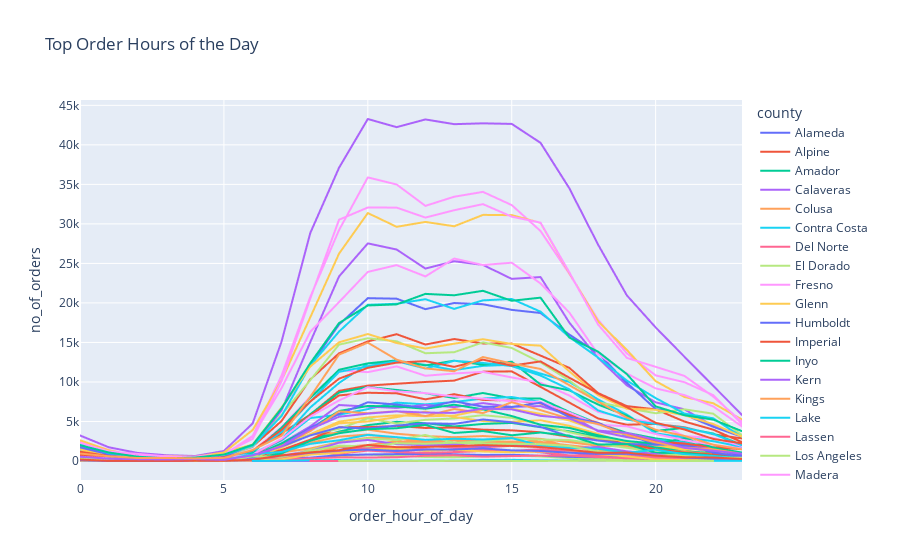

The code cell stored with this chart in its notebook:
### Markdown cell above
# High Times by County

### Code cell
px.line(df.groupby(['order_hour_of_day', 'county'], as_index=False)['order_id'].count().rename(columns= {'order_id' : 'no_of_orders'}), 
        x='order_hour_of_day', 
        y='no_of_orders', 
        color= 'county', 
        title= 'Top Order Hours of the Day')

### Figure 1 — Plotly figure (JSON) as saved in the notebook; plotly's stock layout.template omitted (floating-point values rounded to 4 significant figures)
{"data": [{"hovertemplate": "county=Alameda<br>order_hour_of_day=%{x}<br>no_of_orders=%{y}<extra></extra>", "legendgroup": "Alameda", "line": {"color": "#636efa", "dash": "solid"}, "mode": "lines", "name": "Alameda", "showlegend": true, "type": "scattergl", "x": [0, 1, 2, 3, 4, 5, 6, 7, 8, 9, 10, 11, 12, 13, 14, 15, 16, 17, 18, 19, 20, 21, 22, 23], "xaxis": "x", "y": [137, 39, 73, 44, 37, 37, 118, 235, 846, 1741, 1675, 1483, 1348, 1457, 1277, 1288, 1111, 659, 621, 587, 417, 279, 286, 190], "yaxis": "y"}, {"hovertemplate": "county=Alpine<br>order_hour_of_day=%{x}<br>no_of_orders=%{y}<extra></extra>", "legendgroup": "Alpine", "line": {"color": "#EF553B", "dash": "solid"}, "mode": "lines", "name": "Alpine", "showlegend": true, "type": "scattergl", "x": [0, 1, 2, 3, 4, 5, 6, 7, 8, 9, 10, 11, 12, 13, 14, 15, 16, 17, 18, 19, 20, 21, 22, 23], "xaxis": "x", "y": [957, 376, 139, 64, 67, 433, 1372, 3478, 5868, 8872, 9538, 9774, 10000, 10172, 11306, 11338, 9379, 7394, 5380, 4590, 4688, 4269, 3380, 2855], "yaxis": "y"}, {"hovertemplate": "county=Amador<br>order_hour_of_day=%{x}<br>no_of_orders=%{y}<extra></extra>", "legendgroup": "Amador", "line": {"color": "#00cc96", "dash": "solid"}, "mode": "lines", "name": "Amador", "showlegend": true, "type": "scattergl", "x": [0, 1, 2, 3, 4, 5, 6, 7, 8, 9, 10, 11, 12, 13, 14, 15, 16, 17, 18, 19, 20, 21, 22, 23], "xaxis": "x", "y": [692, 383, 377, 127, 192, 326, 867, 2704, 5926, 8663, 9361, 8989, 8574, 7977, 8603, 7934, 7899, 6205, 4735, 3560, 2862, 2384, 1657, 1074], "yaxis": "y"}, {"hovertemplate": "county=Calaveras<br>order_hour_of_day=%{x}<br>no_of_orders=%{y}<extra></extra>", "legendgroup": "Calaveras", "line": {"color": "#ab63fa", "dash": "solid"}, "mode": "lines", "name": "Calaveras", "showlegend": true, "type": "scattergl", "x": [0, 1, 2, 3, 4, 5, 6, 7, 8, 9, 10, 11, 12, 13, 14, 15, 16, 17, 18, 19, 20, 21, 22, 23], "xaxis": "x", "y": [3231, 1736, 1022, 730, 634, 1261, 4765, 15081, 28844, 37102, 43270, 42237, 43214, 42617, 42722, 42650, 40259, 34510, 27374, 20950, 16900, 13187, 9511, 5821], "yaxis": "y"}, {"hovertemplate": "county=Colusa<br>order_hour_of_day=%{x}<br>no_of_orders=%{y}<extra></extra>", "legendgroup": "Colusa", "line": {"color": "#FFA15A", "dash": "solid"}, "mode": "lines", "name": "Colusa", "showlegend": true, "type": "scattergl", "x": [0, 1, 2, 3, 4, 5, 6, 7, 8, 9, 10, 11, 12, 13, 14, 15, 16, 17, 18, 19, 20, 21, 22, 23], "xaxis": "x", "y": [221, 168, 105, 70, 92, 122, 235, 918, 2308, 3082, 3350, 2968, 2400, 2682, 2608, 2086, 2777, 1796, 1252, 1172, 969, 704, 715, 359], "yaxis": "y"}, {"hovertemplate": "county=Contra Costa<br>order_hour_of_day=%{x}<br>no_of_orders=%{y}<extra></extra>", "legendgroup": "Contra Costa", "line": {"color": "#19d3f3", "dash": "solid"}, "mode": "lines", "name": "Contra Costa", "showlegend": true, "type": "scattergl", "x": [0, 1, 2, 3, 4, 5, 6, 7, 8, 9, 10, 11, 12, 13, 14, 15, 16, 17, 18, 19, 20, 21, 22, 23], "xaxis": "x", "y": [317, 138, 101, 121, 105, 168, 855, 2585, 5438, 5864, 6565, 7388, 7164, 7461, 7903, 8099, 7462, 6039, 4751, 3163, 2701, 2337, 1557, 709], "yaxis": "y"}, {"hovertemplate": "county=Del Norte<br>order_hour_of_day=%{x}<br>no_of_orders=%{y}<extra></extra>", "legendgroup": "Del Norte", "line": {"color": "#FF6692", "dash": "solid"}, "mode": "lines", "name": "Del Norte", "showlegend": true, "type": "scattergl", "x": [0, 1, 2, 3, 5, 6, 7, 8, 9, 10, 11, 12, 13, 14, 15, 16, 17, 18, 19, 20, 21, 22, 23], "xaxis": "x", "y": [150, 33, 69, 19, 46, 94, 509, 1102, 1351, 1741, 1597, 1427, 1398, 1309, 1290, 1488, 1163, 619, 880, 371, 489, 208, 196], "yaxis": "y"}, {"hovertemplate": "county=El Dorado<br>order_hour_of_day=%{x}<br>no_of_orders=%{y}<extra></extra>", "legendgroup": "El Dorado", "line": {"color": "#B6E880", "dash": "solid"}, "mode": "lines", "name": "El Dorado", "showlegend": true, "type": "scattergl", "x": [0, 1, 2, 3, 4, 6, 7, 8, 9, 10, 11, 12, 13, 14, 15, 16, 17, 18, 19, 20, 21, 22, 23], "xaxis": "x", "y": [30, 7, 20, 18, 19, 32, 161, 392, 683, 799, 661, 509, 480, 578, 710, 586, 355, 235, 232, 160, 139, 201, 85], "yaxis": "y"}, {"hovertemplate": "county=Fresno<br>order_hour_of_day=%{x}<br>no_of_orders=%{y}<extra></extra>", "legendgroup": "Fresno", "line": {"color": "#FF97FF", "dash": "solid"}, "mode": "lines", "name": "Fresno", "showlegend": true, "type": "scattergl", "x": [0, 1, 2, 3, 4, 5, 6, 7, 8, 9, 10, 11, 12, 13, 14, 15, 16, 17, 18, 19, 20, 21, 22, 23], "xaxis": "x", "y": [2541, 1416, 614, 396, 561, 792, 3185, 10776, 20758, 29222, 35880, 34986, 32280, 33435, 34050, 32376, 29101, 23690, 17860, 13617, 10834, 9968, 8336, 4646], "yaxis": "y"}, {"hovertemplate": "county=Glenn<br>order_hour_of_day=%{x}<br>no_of_orders=%{y}<extra></extra>", "legendgroup": "Glenn", "line": {"color": "#FECB52", "dash": "solid"}, "mode": "lines", "name": "Glenn", "showlegend": true, "type": "scattergl", "x": [0, 1, 2, 3, 4, 5, 6, 7, 8, 9, 10, 11, 12, 13, 14, 15, 16, 17, 18, 19, 20, 21, 22, 23], "xaxis": "x", "y": [2621, 1355, 615, 646, 551, 1074, 3925, 10167, 18173, 26237, 31370, 29629, 30249, 29698, 31136, 31107, 30130, 23786, 17668, 14053, 10108, 8101, 7306, 5244], "yaxis": "y"}, {"hovertemplate": "county=Humboldt<br>order_hour_of_day=%{x}<br>no_of_orders=%{y}<extra></extra>", "legendgroup": "Humboldt", "line": {"color": "#636efa", "dash": "solid"}, "mode": "lines", "name": "Humboldt", "showlegend": true, "type": "scattergl", "x": [0, 1, 2, 3, 4, 5, 6, 7, 8, 9, 10, 11, 12, 13, 14, 15, 16, 17, 18, 19, 20, 21, 22, 23], "xaxis": "x", "y": [28, 17, 7, 12, 14, 24, 100, 301, 421, 749, 825, 868, 886, 845, 766, 778, 682, 524, 477, 359, 210, 178, 139, 84], "yaxis": "y"}, {"hovertemplate": "county=Imperial<br>order_hour_of_day=%{x}<br>no_of_orders=%{y}<extra></extra>", "legendgroup": "Imperial", "line": {"color": "#EF553B", "dash": "solid"}, "mode": "lines", "name": "Imperial", "showlegend": true, "type": "scattergl", "x": [0, 1, 2, 3, 4, 5, 6, 7, 8, 9, 10, 11, 12, 13, 14, 15, 16, 17, 18, 19, 20, 21, 22, 23], "xaxis": "x", "y": [1181, 656, 540, 233, 354, 491, 1849, 5053, 10329, 13625, 15130, 16044, 14735, 15435, 14875, 14866, 13338, 11787, 8596, 6945, 6531, 4992, 3967, 2391], "yaxis": "y"}, {"hovertemplate": "county=Inyo<br>order_hour_of_day=%{x}<br>no_of_orders=%{y}<extra></extra>", "legendgroup": "Inyo", "line": {"color": "#00cc96", "dash": "solid"}, "mode": "lines", "name": "Inyo", "showlegend": true, "type": "scattergl", "x": [0, 1, 2, 3, 4, 5, 6, 7, 8, 9, 10, 11, 12, 13, 14, 15, 16, 17, 18, 19, 20, 21, 22, 23], "xaxis": "x", "y": [454, 283, 147, 148, 100, 109, 665, 1270, 2688, 3718, 4537, 4951, 4785, 4368, 4689, 4815, 4272, 3754, 3083, 2251, 1746, 1230, 992, 635], "yaxis": "y"}, {"hovertemplate": "county=Kern<br>order_hour_of_day=%{x}<br>no_of_orders=%{y}<extra></extra>", "legendgroup": "Kern", "line": {"color": "#ab63fa", "dash": "solid"}, "mode": "lines", "name": "Kern", "showlegend": true, "type": "scattergl", "x": [0, 1, 2, 3, 4, 5, 6, 7, 8, 9, 10, 11, 12, 13, 14, 15, 16, 17, 18, 19, 20, 21, 22, 23], "xaxis": "x", "y": [1840, 987, 309, 362, 435, 570, 1770, 6384, 15049, 23351, 27533, 26757, 24346, 25273, 24811, 23046, 23273, 17509, 13035, 9569, 7421, 6531, 4444, 3330], "yaxis": "y"}, {"hovertemplate": "county=Kings<br>order_hour_of_day=%{x}<br>no_of_orders=%{y}<extra></extra>", "legendgroup": "Kings", "line": {"color": "#FFA15A", "dash": "solid"}, "mode": "lines", "name": "Kings", "showlegend": true, "type": "scattergl", "x": [0, 1, 2, 3, 4, 5, 6, 7, 8, 9, 10, 11, 12, 13, 14, 15, 16, 17, 18, 19, 20, 21, 22, 23], "xaxis": "x", "y": [118, 127, 61, 40, 50, 80, 678, 1882, 3338, 3576, 3965, 3449, 3154, 3013, 3160, 2976, 2801, 2393, 1920, 1877, 1404, 1165, 873, 408], "yaxis": "y"}, {"hovertemplate": "county=Lake<br>order_hour_of_day=%{x}<br>no_of_orders=%{y}<extra></extra>", "legendgroup": "Lake", "line": {"color": "#19d3f3", "dash": "solid"}, "mode": "lines", "name": "Lake", "showlegend": true, "type": "scattergl", "x": [0, 1, 2, 3, 4, 5, 6, 7, 8, 9, 10, 11, 12, 13, 14, 15, 16, 17, 18, 19, 20, 21, 22, 23], "xaxis": "x", "y": [915, 425, 319, 226, 258, 233, 919, 2729, 6774, 9870, 12328, 12623, 12164, 11509, 12038, 12179, 11066, 10002, 7787, 5868, 3509, 2977, 2508, 1779], "yaxis": "y"}, {"hovertemplate": "county=Lassen<br>order_hour_of_day=%{x}<br>no_of_orders=%{y}<extra></extra>", "legendgroup": "Lassen", "line": {"color": "#FF6692", "dash": "solid"}, "mode": "lines", "name": "Lassen", "showlegend": true, "type": "scattergl", "x": [0, 1, 2, 3, 4, 5, 6, 7, 8, 9, 10, 11, 12, 13, 14, 15, 16, 17, 18, 19, 20, 21, 22, 23], "xaxis": "x", "y": [122, 27, 69, 4, 14, 32, 128, 478, 955, 1253, 1329, 1553, 1894, 1708, 1728, 1927, 2087, 1958, 1135, 1027, 424, 223, 228, 232], "yaxis": "y"}, {"hovertemplate": "county=Los Angeles<br>order_hour_of_day=%{x}<br>no_of_orders=%{y}<extra></extra>", "legendgroup": "Los Angeles", "line": {"color": "#B6E880", "dash": "solid"}, "mode": "lines", "name": "Los Angeles", "showlegend": true, "type": "scattergl", "x": [0, 1, 2, 3, 4, 5, 6, 7, 8, 9, 10, 11, 12, 13, 14, 15, 16, 17, 18, 19, 20, 21, 22, 23], "xaxis": "x", "y": [1591, 974, 367, 326, 349, 521, 1854, 5827, 10225, 14727, 15528, 15149, 13635, 13767, 15005, 14302, 12483, 10189, 7447, 6695, 6041, 6540, 5986, 3268], "yaxis": "y"}, {"hovertemplate": "county=Madera<br>order_hour_of_day=%{x}<br>no_of_orders=%{y}<extra></extra>", "legendgroup": "Madera", "line": {"color": "#FF97FF", "dash": "solid"}, "mode": "lines", "name": "Madera", "showlegend": true, "type": "scattergl", "x": [0, 1, 2, 3, 4, 5, 6, 7, 8, 9, 10, 11, 12, 13, 14, 15, 16, 17, 18, 19, 20, 21, 22, 23], "xaxis": "x", "y": [1112, 467, 215, 289, 247, 283, 1263, 4276, 8125, 11452, 11245, 11967, 10784, 11073, 11279, 10575, 9907, 8285, 6213, 5451, 4814, 3153, 2923, 1897], "yaxis": "y"}, {"hovertemplate": "county=Marin<br>order_hour_of_day=%{x}<br>no_of_orders=%{y}<extra></extra>", "legendgroup": "Marin", "line": {"color": "#FECB52", "dash": "solid"}, "mode": "lines", "name": "Marin", "showlegend": true, "type": "scattergl", "x": [0, 1, 2, 3, 4, 5, 6, 7, 8, 9, 10, 11, 12, 13, 14, 15, 16, 17, 18, 19, 20, 21, 22, 23], "xaxis": "x", "y": [392, 271, 198, 43, 377, 150, 730, 2058, 3386, 4979, 5513, 5780, 5663, 5739, 6496, 6624, 5964, 5130, 3851, 3373, 2105, 1636, 1199, 829], "yaxis": "y"}, {"hovertemplate": "county=Mariposa<br>order_hour_of_day=%{x}<br>no_of_orders=%{y}<extra></extra>", "legendgroup": "Mariposa", "line": {"color": "#636efa", "dash": "solid"}, "mode": "lines", "name": "Mariposa", "showlegend": true, "type": "scattergl", "x": [0, 1, 2, 3, 4, 5, 6, 7, 8, 9, 10, 11, 12, 13, 14, 15, 16, 17, 18, 19, 20, 21, 22, 23], "xaxis": "x", "y": [1700, 858, 722, 380, 449, 602, 1981, 6605, 12120, 17263, 20601, 20535, 19212, 19989, 19834, 19123, 18726, 15996, 13631, 9890, 6568, 5869, 4324, 3066], "yaxis": "y"}, {"hovertemplate": "county=Mendocino<br>order_hour_of_day=%{x}<br>no_of_orders=%{y}<extra></extra>", "legendgroup": "Mendocino", "line": {"color": "#EF553B", "dash": "solid"}, "mode": "lines", "name": "Mendocino", "showlegend": true, "type": "scattergl", "x": [0, 1, 2, 3, 4, 5, 6, 7, 8, 9, 10, 11, 12, 13, 14, 15, 16, 17, 18, 19, 20, 21, 22, 23], "xaxis": "x", "y": [305, 230, 141, 92, 38, 102, 462, 1386, 2704, 4291, 4278, 4440, 4182, 4231, 3963, 3879, 3634, 3065, 2746, 2231, 1481, 1067, 825, 561], "yaxis": "y"}, {"hovertemplate": "county=Merced<br>order_hour_of_day=%{x}<br>no_of_orders=%{y}<extra></extra>", "legendgroup": "Merced", "line": {"color": "#00cc96", "dash": "solid"}, "mode": "lines", "name": "Merced", "showlegend": true, "type": "scattergl", "x": [0, 1, 2, 3, 4, 5, 6, 7, 8, 9, 10, 11, 12, 13, 14, 15, 16, 17, 18, 19, 20, 21, 22, 23], "xaxis": "x", "y": [833, 369, 87, 110, 59, 314, 1073, 4199, 7970, 11547, 12353, 12730, 12092, 12696, 12175, 12565, 9672, 8942, 7144, 5713, 3808, 4188, 3472, 2057], "yaxis": "y"}, {"hovertemplate": "county=Modoc<br>order_hour_of_day=%{x}<br>no_of_orders=%{y}<extra></extra>", "legendgroup": "Modoc", "line": {"color": "#ab63fa", "dash": "solid"}, "mode": "lines", "name": "Modoc", "showlegend": true, "type": "scattergl", "x": [0, 1, 2, 3, 4, 5, 6, 7, 8, 9, 10, 11, 12, 13, 14, 15, 16, 17, 18, 19, 20, 21, 22, 23], "xaxis": "x", "y": [422, 342, 251, 137, 63, 118, 630, 2232, 4379, 7082, 6889, 6713, 7097, 6821, 7329, 6844, 6954, 5822, 3776, 3019, 2480, 2239, 1451, 833], "yaxis": "y"}, {"hovertemplate": "county=Mono<br>order_hour_of_day=%{x}<br>no_of_orders=%{y}<extra></extra>", "legendgroup": "Mono", "line": {"color": "#FFA15A", "dash": "solid"}, "mode": "lines", "name": "Mono", "showlegend": true, "type": "scattergl", "x": [0, 1, 2, 3, 4, 5, 6, 7, 8, 9, 10, 11, 12, 13, 14, 15, 16, 17, 18, 19, 20, 21, 22, 23], "xaxis": "x", "y": [169, 106, 22, 27, 43, 98, 234, 1082, 1579, 2377, 2940, 2954, 2255, 2217, 2352, 2463, 2386, 1985, 1620, 1198, 1008, 503, 374, 337], "yaxis": "y"}, {"hovertemplate": "county=Monterey<br>order_hour_of_day=%{x}<br>no_of_orders=%{y}<extra></extra>", "legendgroup": "Monterey", "line": {"color": "#19d3f3", "dash": "solid"}, "mode": "lines", "name": "Monterey", "showlegend": true, "type": "scattergl", "x": [0, 1, 2, 3, 4, 5, 6, 7, 8, 9, 10, 11, 12, 13, 14, 15, 16, 17, 18, 19, 20, 21, 22, 23], "xaxis": "x", "y": [2161, 1000, 625, 440, 466, 773, 1931, 5672, 12086, 16377, 19764, 19892, 20474, 19248, 20324, 20502, 18894, 15683, 13090, 10173, 7959, 6007, 5405, 3027], "yaxis": "y"}, {"hovertemplate": "county=Napa<br>order_hour_of_day=%{x}<br>no_of_orders=%{y}<extra></extra>", "legendgroup": "Napa", "line": {"color": "#FF6692", "dash": "solid"}, "mode": "lines", "name": "Napa", "showlegend": true, "type": "scattergl", "x": [0, 1, 2, 3, 4, 5, 6, 7, 8, 9, 10, 11, 12, 13, 14, 15, 16, 17, 18, 19, 20, 21, 22, 23], "xaxis": "x", "y": [70, 75, 46, 22, 52, 73, 69, 189, 805, 1155, 1530, 1636, 1502, 1375, 1442, 1329, 1392, 1206, 1160, 714, 372, 288, 160, 162], "yaxis": "y"}, {"hovertemplate": "county=Nevada<br>order_hour_of_day=%{x}<br>no_of_orders=%{y}<extra></extra>", "legendgroup": "Nevada", "line": {"color": "#B6E880", "dash": "solid"}, "mode": "lines", "name": "Nevada", "showlegend": true, "type": "scattergl", "x": [0, 1, 2, 3, 4, 5, 6, 7, 8, 9, 10, 11, 12, 13, 14, 15, 16, 17, 18, 19, 20, 21, 22, 23], "xaxis": "x", "y": [366, 157, 199, 114, 82, 232, 695, 1872, 3330, 4075, 5388, 4742, 5213, 5385, 5800, 5458, 4612, 3644, 2859, 2556, 1962, 1593, 1484, 631], "yaxis": "y"}, {"hovertemplate": "county=Orange<br>order_hour_of_day=%{x}<br>no_of_orders=%{y}<extra></extra>", "legendgroup": "Orange", "line": {"color": "#FF97FF", "dash": "solid"}, "mode": "lines", "name": "Orange", "showlegend": true, "type": "scattergl", "x": [0, 1, 2, 3, 4, 5, 6, 7, 8, 9, 10, 11, 12, 13, 14, 15, 16, 17, 18, 19, 20, 21, 22, 23], "xaxis": "x", "y": [2315, 1208, 895, 586, 531, 965, 2807, 10067, 20547, 30526, 32075, 32062, 30798, 31730, 32500, 30915, 30158, 23874, 17265, 13044, 11917, 10767, 8148, 4953], "yaxis": "y"}, {"hovertemplate": "county=Plumas<br>order_hour_of_day=%{x}<br>no_of_orders=%{y}<extra></extra>", "legendgroup": "Plumas", "line": {"color": "#FECB52", "dash": "solid"}, "mode": "lines", "name": "Plumas", "showlegend": true, "type": "scattergl", "x": [0, 1, 2, 3, 4, 5, 6, 7, 8, 9, 10, 11, 12, 13, 14, 15, 16, 17, 18, 19, 20, 21, 22, 23], "xaxis": "x", "y": [530, 420, 278, 198, 174, 190, 431, 1685, 3300, 4765, 5006, 5548, 6256, 5569, 5061, 4946, 5153, 4455, 3440, 2273, 2000, 1420, 1593, 763], "yaxis": "y"}, {"hovertemplate": "county=Riverside<br>order_hour_of_day=%{x}<br>no_of_orders=%{y}<extra></extra>", "legendgroup": "Riverside", "line": {"color": "#636efa", "dash": "solid"}, "mode": "lines", "name": "Riverside", "showlegend": true, "type": "scattergl", "x": [0, 1, 2, 3, 4, 5, 6, 7, 8, 9, 10, 11, 12, 13, 14, 15, 16, 17, 18, 19, 20, 21, 22, 23], "xaxis": "x", "y": [377, 266, 166, 30, 187, 114, 661, 1840, 3237, 4271, 4113, 4486, 4767, 4691, 5254, 4895, 4313, 3102, 2588, 2154, 2056, 2135, 1071, 527], "yaxis": "y"}, {"hovertemplate": "county=Sacramento<br>order_hour_of_day=%{x}<br>no_of_orders=%{y}<extra></extra>", "legendgroup": "Sacramento", "line": {"color": "#EF553B", "dash": "solid"}, "mode": "lines", "name": "Sacramento", "showlegend": true, "type": "scattergl", "x": [0, 1, 2, 3, 4, 5, 6, 7, 8, 9, 10, 11, 12, 13, 14, 15, 16, 17, 18, 19, 20, 21, 22, 23], "xaxis": "x", "y": [763, 359, 308, 169, 152, 215, 801, 2743, 5791, 8298, 8636, 8566, 7802, 8457, 7735, 7636, 7292, 5831, 4839, 3344, 2483, 2201, 1748, 1492], "yaxis": "y"}, {"hovertemplate": "county=San Benito<br>order_hour_of_day=%{x}<br>no_of_orders=%{y}<extra></extra>", "legendgroup": "San Benito", "line": {"color": "#00cc96", "dash": "solid"}, "mode": "lines", "name": "San Benito", "showlegend": true, "type": "scattergl", "x": [0, 1, 2, 3, 4, 5, 6, 7, 8, 9, 10, 11, 12, 13, 14, 15, 16, 17, 18, 19, 20, 21, 22, 23], "xaxis": "x", "y": [307, 180, 132, 29, 111, 168, 577, 2219, 4109, 6323, 6968, 6900, 6613, 7122, 6538, 5696, 4586, 4186, 3257, 2525, 2197, 2864, 1712, 945], "yaxis": "y"}, {"hovertemplate": "county=San Bernardino<br>order_hour_of_day=%{x}<br>no_of_orders=%{y}<extra></extra>", "legendgroup": "San Bernardino", "line": {"color": "#ab63fa", "dash": "solid"}, "mode": "lines", "name": "San Bernardino", "showlegend": true, "type": "scattergl", "x": [0, 1, 2, 3, 6, 7, 8, 9, 10, 11, 12, 13, 14, 15, 16, 17, 18, 19, 20, 21, 22], "xaxis": "x", "y": [1, 4, 4, 3, 5, 3, 1, 7, 82, 30, 37, 35, 20, 46, 26, 27, 14, 10, 2, 2, 7], "yaxis": "y"}, {"hovertemplate": "county=San Diego<br>order_hour_of_day=%{x}<br>no_of_orders=%{y}<extra></extra>", "legendgroup": "San Diego", "line": {"color": "#FFA15A", "dash": "solid"}, "mode": "lines", "name": "San Diego", "showlegend": true, "type": "scattergl", "x": [0, 1, 2, 3, 4, 5, 6, 7, 8, 9, 10, 11, 12, 13, 14, 15, 16, 17, 18, 19, 20, 21, 22, 23], "xaxis": "x", "y": [138, 166, 78, 35, 28, 86, 173, 594, 909, 1759, 2023, 2500, 2364, 2618, 2135, 2422, 2435, 1775, 1529, 861, 712, 513, 328, 198], "yaxis": "y"}, {"hovertemplate": "county=San Francisco<br>order_hour_of_day=%{x}<br>no_of_orders=%{y}<extra></extra>", "legendgroup": "San Francisco", "line": {"color": "#19d3f3", "dash": "solid"}, "mode": "lines", "name": "San Francisco", "showlegend": true, "type": "scattergl", "x": [0, 1, 2, 3, 4, 5, 6, 7, 8, 9, 10, 11, 12, 13, 14, 15, 16, 17, 18, 19, 20, 21, 22, 23], "xaxis": "x", "y": [1326, 546, 230, 117, 122, 262, 1247, 3667, 7508, 11273, 11990, 12637, 11702, 12681, 12410, 12011, 10810, 9068, 6401, 5233, 4680, 4203, 3407, 2000], "yaxis": "y"}, {"hovertemplate": "county=San Joaquin<br>order_hour_of_day=%{x}<br>no_of_orders=%{y}<extra></extra>", "legendgroup": "San Joaquin", "line": {"color": "#FF6692", "dash": "solid"}, "mode": "lines", "name": "San Joaquin", "showlegend": true, "type": "scattergl", "x": [0, 1, 2, 3, 5, 6, 7, 8, 9, 10, 11, 12, 13, 14, 15, 16, 17, 18, 19, 20, 21, 22, 23], "xaxis": "x", "y": [55, 29, 31, 11, 25, 38, 151, 341, 463, 438, 475, 665, 725, 547, 620, 684, 684, 494, 347, 259, 175, 99, 41], "yaxis": "y"}, {"hovertemplate": "county=San Luis Obispo<br>order_hour_of_day=%{x}<br>no_of_orders=%{y}<extra></extra>", "legendgroup": "San Luis Obispo", "line": {"color": "#B6E880", "dash": "solid"}, "mode": "lines", "name": "San Luis Obispo", "showlegend": true, "type": "scattergl", "x": [0, 1, 2, 3, 4, 5, 6, 7, 8, 9, 10, 11, 12, 13, 14, 15, 16, 17, 18, 19, 20, 21, 22, 23], "xaxis": "x", "y": [203, 129, 67, 148, 104, 119, 388, 483, 1404, 2320, 2856, 2648, 3294, 2285, 2492, 2832, 2719, 2652, 2142, 1671, 1122, 706, 480, 356], "yaxis": "y"}, {"hovertemplate": "county=San Mateo<br>order_hour_of_day=%{x}<br>no_of_orders=%{y}<extra></extra>", "legendgroup": "San Mateo", "line": {"color": "#FF97FF", "dash": "solid"}, "mode": "lines", "name": "San Mateo", "showlegend": true, "type": "scattergl", "x": [0, 1, 2, 3, 4, 5, 6, 7, 8, 9, 10, 11, 12, 13, 14, 15, 16, 17, 18, 19, 20, 21, 22, 23], "xaxis": "x", "y": [541, 337, 65, 146, 205, 362, 835, 2783, 5623, 7660, 9334, 8814, 8590, 8162, 7880, 7559, 7464, 6129, 4593, 4389, 3418, 2644, 2046, 1591], "yaxis": "y"}, {"hovertemplate": "county=Santa Barbara<br>order_hour_of_day=%{x}<br>no_of_orders=%{y}<extra></extra>", "legendgroup": "Santa Barbara", "line": {"color": "#FECB52", "dash": "solid"}, "mode": "lines", "name": "Santa Barbara", "showlegend": true, "type": "scattergl", "x": [0, 1, 2, 3, 4, 5, 6, 7, 8, 9, 10, 11, 12, 13, 14, 15, 16, 17, 18, 19, 20, 21, 22, 23], "xaxis": "x", "y": [1471, 566, 395, 266, 280, 1080, 2086, 6768, 11949, 15017, 16066, 14931, 14234, 14845, 15409, 14808, 14591, 11337, 8329, 6612, 6485, 5780, 4673, 3082], "yaxis": "y"}, {"hovertemplate": "county=Santa Clara<br>order_hour_of_day=%{x}<br>no_of_orders=%{y}<extra></extra>", "legendgroup": "Santa Clara", "line": {"color": "#636efa", "dash": "solid"}, "mode": "lines", "name": "Santa Clara", "showlegend": true, "type": "scattergl", "x": [0, 1, 2, 3, 4, 5, 6, 7, 8, 9, 10, 11, 12, 13, 14, 15, 16, 17, 18, 19, 20, 21, 22, 23], "xaxis": "x", "y": [389, 313, 266, 84, 181, 354, 525, 1907, 4212, 5941, 7429, 7140, 6719, 7558, 6871, 6831, 7379, 5565, 4808, 3277, 2176, 1919, 1376, 770], "yaxis": "y"}, {"hovertemplate": "county=Santa Cruz<br>order_hour_of_day=%{x}<br>no_of_orders=%{y}<extra></extra>", "legendgroup": "Santa Cruz", "line": {"color": "#EF553B", "dash": "solid"}, "mode": "lines", "name": "Santa Cruz", "showlegend": true, "type": "scattergl", "x": [0, 1, 2, 3, 4, 5, 6, 7, 8, 9, 10, 11, 12, 13, 14, 15, 16, 17, 18, 19, 20, 21, 22, 23], "xaxis": "x", "y": [1166, 620, 328, 295, 215, 458, 1331, 3938, 7527, 10415, 11791, 12443, 12638, 11911, 12825, 12062, 12599, 10543, 8554, 6809, 4831, 3985, 2793, 2233], "yaxis": "y"}, {"hovertemplate": "county=Shasta<br>order_hour_of_day=%{x}<br>no_of_orders=%{y}<extra></extra>", "legendgroup": "Shasta", "line": {"color": "#00cc96", "dash": "solid"}, "mode": "lines", "name": "Shasta", "showlegend": true, "type": "scattergl", "x": [0, 1, 2, 3, 4, 5, 6, 7, 8, 9, 10, 11, 12, 13, 14, 15, 16, 17, 18, 19, 20, 21, 22, 23], "xaxis": "x", "y": [288, 143, 106, 95, 149, 175, 290, 967, 2565, 3516, 4023, 4148, 4567, 3547, 3791, 3255, 3604, 3219, 2081, 2144, 1039, 1025, 663, 363], "yaxis": "y"}, {"hovertemplate": "county=Sierra<br>order_hour_of_day=%{x}<br>no_of_orders=%{y}<extra></extra>", "legendgroup": "Sierra", "line": {"color": "#ab63fa", "dash": "solid"}, "mode": "lines", "name": "Sierra", "showlegend": true, "type": "scattergl", "x": [0, 1, 2, 3, 4, 5, 6, 7, 8, 9, 10, 11, 12, 13, 14, 15, 16, 17, 18, 19, 20, 21, 22, 23], "xaxis": "x", "y": [216, 107, 88, 55, 33, 100, 257, 699, 1248, 2313, 2667, 2131, 1996, 2087, 1822, 2018, 1796, 1623, 1768, 1222, 883, 397, 330, 309], "yaxis": "y"}, {"hovertemplate": "county=Siskiyou<br>order_hour_of_day=%{x}<br>no_of_orders=%{y}<extra></extra>", "legendgroup": "Siskiyou", "line": {"color": "#FFA15A", "dash": "solid"}, "mode": "lines", "name": "Siskiyou", "showlegend": true, "type": "scattergl", "x": [0, 1, 2, 3, 4, 5, 6, 7, 8, 9, 10, 11, 12, 13, 14, 15, 16, 17, 18, 19, 20, 21, 22, 23], "xaxis": "x", "y": [483, 212, 221, 164, 224, 272, 633, 1928, 3786, 6278, 6046, 6295, 5687, 6580, 6062, 7432, 6439, 5349, 4682, 3284, 2348, 1692, 1476, 911], "yaxis": "y"}, {"hovertemplate": "county=Solano<br>order_hour_of_day=%{x}<br>no_of_orders=%{y}<extra></extra>", "legendgroup": "Solano", "line": {"color": "#19d3f3", "dash": "solid"}, "mode": "lines", "name": "Solano", "showlegend": true, "type": "scattergl", "x": [0, 1, 2, 3, 4, 5, 6, 7, 8, 9, 10, 11, 12, 13, 14, 15, 16, 17, 18, 19, 20, 21, 22, 23], "xaxis": "x", "y": [94, 50, 91, 26, 36, 131, 852, 1148, 2170, 2624, 3306, 3016, 2676, 2815, 2721, 2900, 1967, 1665, 1553, 1024, 1439, 854, 629, 320], "yaxis": "y"}, {"hovertemplate": "county=Sonoma<br>order_hour_of_day=%{x}<br>no_of_orders=%{y}<extra></extra>", "legendgroup": "Sonoma", "line": {"color": "#FF6692", "dash": "solid"}, "mode": "lines", "name": "Sonoma", "showlegend": true, "type": "scattergl", "x": [0, 1, 2, 3, 4, 5, 6, 7, 8, 9, 10, 11, 12, 13, 14, 15, 16, 17, 18, 19, 20, 21, 22, 23], "xaxis": "x", "y": [82, 32, 52, 34, 41, 37, 113, 378, 951, 938, 1316, 1122, 1037, 1121, 1260, 1198, 1140, 710, 764, 650, 514, 348, 185, 162], "yaxis": "y"}, {"hovertemplate": "county=Stanislaus<br>order_hour_of_day=%{x}<br>no_of_orders=%{y}<extra></extra>", "legendgroup": "Stanislaus", "line": {"color": "#B6E880", "dash": "solid"}, "mode": "lines", "name": "Stanislaus", "showlegend": true, "type": "scattergl", "x": [0, 1, 2, 3, 4, 5, 6, 7, 8, 9, 10, 11, 12, 13, 14, 15, 16, 17, 18, 19, 20, 21, 22, 23], "xaxis": "x", "y": [294, 127, 81, 90, 5, 54, 594, 531, 1257, 1941, 1852, 2234, 2185, 2315, 2211, 2168, 2128, 1887, 1224, 898, 714, 634, 393, 419], "yaxis": "y"}, {"hovertemplate": "county=Sutter<br>order_hour_of_day=%{x}<br>no_of_orders=%{y}<extra></extra>", "legendgroup": "Sutter", "line": {"color": "#FF97FF", "dash": "solid"}, "mode": "lines", "name": "Sutter", "showlegend": true, "type": "scattergl", "x": [0, 1, 2, 3, 4, 5, 6, 7, 8, 9, 10, 11, 12, 13, 14, 15, 16, 17, 18, 19, 20, 21, 22, 23], "xaxis": "x", "y": [2360, 1171, 612, 611, 439, 771, 3137, 9217, 16354, 20105, 23925, 24783, 23352, 25618, 24796, 25089, 22459, 18790, 13518, 11063, 9189, 8340, 6911, 4370], "yaxis": "y"}, {"hovertemplate": "county=Tehama<br>order_hour_of_day=%{x}<br>no_of_orders=%{y}<extra></extra>", "legendgroup": "Tehama", "line": {"color": "#FECB52", "dash": "solid"}, "mode": "lines", "name": "Tehama", "showlegend": true, "type": "scattergl", "x": [0, 1, 2, 3, 4, 5, 6, 7, 8, 9, 10, 11, 12, 13, 14, 15, 16, 17, 18, 19, 20, 21, 22, 23], "xaxis": "x", "y": [21, 21, 23, 69, 28, 3, 59, 212, 819, 1017, 1467, 1578, 1304, 1435, 1200, 1110, 1190, 1082, 884, 578, 185, 128, 139, 77], "yaxis": "y"}, {"hovertemplate": "county=Tulare<br>order_hour_of_day=%{x}<br>no_of_orders=%{y}<extra></extra>", "legendgroup": "Tulare", "line": {"color": "#636efa", "dash": "solid"}, "mode": "lines", "name": "Tulare", "showlegend": true, "type": "scattergl", "x": [0, 1, 2, 3, 4, 5, 6, 7, 8, 9, 10, 11, 12, 13, 14, 15, 16, 17, 18, 19, 20, 21, 22, 23], "xaxis": "x", "y": [100, 2, 5, 3, 38, 26, 152, 688, 1031, 1328, 1441, 1279, 1449, 1461, 1600, 1344, 1270, 1047, 893, 913, 683, 445, 292, 267], "yaxis": "y"}, {"hovertemplate": "county=Tuolumne<br>order_hour_of_day=%{x}<br>no_of_orders=%{y}<extra></extra>", "legendgroup": "Tuolumne", "line": {"color": "#EF553B", "dash": "solid"}, "mode": "lines", "name": "Tuolumne", "showlegend": true, "type": "scattergl", "x": [0, 1, 2, 3, 4, 5, 6, 7, 8, 9, 10, 11, 12, 13, 14, 15, 16, 17, 18, 19, 20, 21, 22, 23], "xaxis": "x", "y": [191, 8, 23, 5, 40, 41, 169, 708, 1091, 1370, 2025, 1751, 1775, 1893, 2005, 1904, 1762, 1424, 1037, 1062, 675, 485, 443, 258], "yaxis": "y"}, {"hovertemplate": "county=Ventura<br>order_hour_of_day=%{x}<br>no_of_orders=%{y}<extra></extra>", "legendgroup": "Ventura", "line": {"color": "#00cc96", "dash": "solid"}, "mode": "lines", "name": "Ventura", "showlegend": true, "type": "scattergl", "x": [0, 1, 2, 3, 4, 5, 6, 7, 8, 9, 10, 11, 12, 13, 14, 15, 16, 17, 18, 19, 20, 21, 22, 23], "xaxis": "x", "y": [1998, 1078, 545, 337, 434, 812, 2055, 6652, 12373, 17454, 19683, 19813, 21144, 20967, 21532, 20272, 20667, 15619, 13833, 10991, 6912, 5792, 5234, 3775], "yaxis": "y"}, {"hovertemplate": "county=Yolo<br>order_hour_of_day=%{x}<br>no_of_orders=%{y}<extra></extra>", "legendgroup": "Yolo", "line": {"color": "#ab63fa", "dash": "solid"}, "mode": "lines", "name": "Yolo", "showlegend": true, "type": "scattergl", "x": [0, 1, 2, 3, 4, 5, 6, 7, 8, 9, 10, 11, 12, 13, 14, 15, 16, 17, 18, 19, 20, 21, 22, 23], "xaxis": "x", "y": [543, 291, 230, 203, 250, 150, 712, 1849, 4027, 5604, 5996, 6278, 6130, 6080, 6618, 6541, 5711, 5396, 3851, 3561, 2658, 1663, 1299, 928], "yaxis": "y"}, {"hovertemplate": "county=Yuba<br>order_hour_of_day=%{x}<br>no_of_orders=%{y}<extra></extra>", "legendgroup": "Yuba", "line": {"color": "#FFA15A", "dash": "solid"}, "mode": "lines", "name": "Yuba", "showlegend": true, "type": "scattergl", "x": [0, 1, 2, 3, 4, 5, 6, 7, 8, 9, 10, 11, 12, 13, 14, 15, 16, 17, 18, 19, 20, 21, 22, 23], "xaxis": "x", "y": [942, 605, 375, 388, 339, 393, 1406, 3180, 8120, 13459, 14975, 12826, 11713, 11358, 13156, 12338, 11645, 9593, 7510, 5498, 3952, 3170, 2061, 1472], "yaxis": "y"}, {"hovertemplate": "county=Trinity<br>order_hour_of_day=%{x}<br>no_of_orders=%{y}<extra></extra>", "legendgroup": "Trinity", "line": {"color": "#19d3f3", "dash": "solid"}, "mode": "lines", "name": "Trinity", "showlegend": true, "type": "scattergl", "x": [6, 7, 8, 9, 10, 11, 12, 13, 14, 15, 16, 17, 18, 19, 20, 21, 22, 23], "xaxis": "x", "y": [15, 32, 99, 124, 60, 76, 42, 59, 112, 142, 83, 66, 36, 6, 6, 10, 20, 8], "yaxis": "y"}, {"hovertemplate": "county=Butte<br>order_hour_of_day=%{x}<br>no_of_orders=%{y}<extra></extra>", "legendgroup": "Butte", "line": {"color": "#FF6692", "dash": "solid"}, "mode": "lines", "name": "Butte", "showlegend": true, "type": "scattergl", "x": [8, 13, 16], "xaxis": "x", "y": [1, 2, 1], "yaxis": "y"}, {"hovertemplate": "county=Placer<br>order_hour_of_day=%{x}<br>no_of_orders=%{y}<extra></extra>", "legendgroup": "Placer", "line": {"color": "#B6E880", "dash": "solid"}, "mode": "lines", "name": "Placer", "showlegend": true, "type": "scattergl", "x": [9, 10, 11, 12, 14, 15, 16, 17, 18, 19, 22], "xaxis": "x", "y": [24, 25, 21, 4, 16, 7, 5, 20, 31, 3, 6], "yaxis": "y"}], "layout": {"legend": {"title": {"text": "county"}, "tracegroupgap": 0}, "title": {"text": "Top Order Hours of the Day"}, "xaxis": {"anchor": "y", "domain": [0, 1], "title": {"text": "order_hour_of_day"}}, "yaxis": {"anchor": "x", "domain": [0, 1], "title": {"text": "no_of_orders"}}}}
